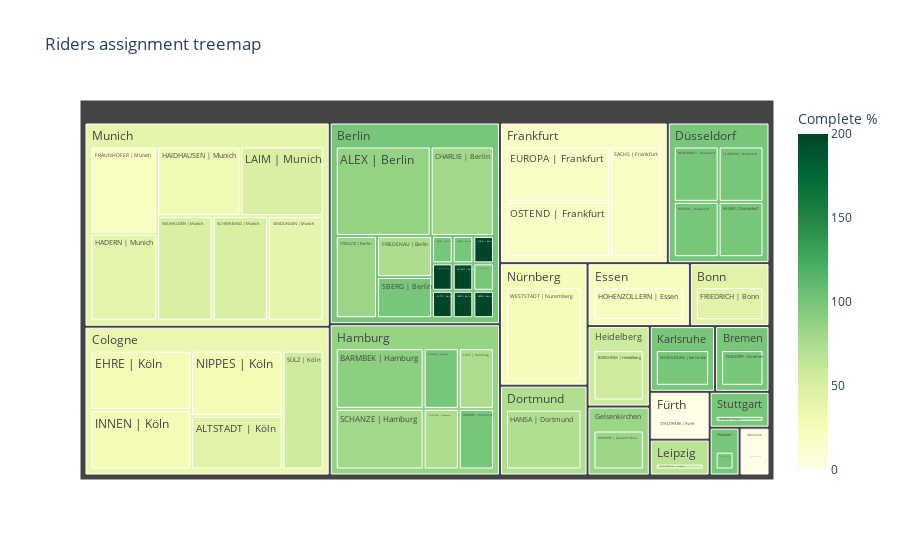

Notebook source saved alongside this figure:
### Code cell
df = warehouse_assigner.df_forecast
df['% complete'] = 100* (df['Assigned']) / df['Need']

fig = px.treemap(df.loc[(df.Need != 0) & (df.Week == 23)], 
                 path=['City', 'Warehouse'],
                 values= 'Need',
                 hover_data=['Assigned', '% complete'],
                 color = "% complete",
                color_continuous_scale=px.colors.sequential.YlGn,
                 title = 'Riders assignment treemap'
                )
fig.data[0].hovertemplate='<b></b>%{label}'+ '<br>Riders needed: %{value}'+'<br>Riders assigned: %{customdata[0]}'+ '<br> % complete: %{color}'
fig.update_layout(coloraxis_colorbar=dict(
    title="Complete %"
)
                 )
fig.write_html("assign_report_missing.html")
fig.show()

### Figure 1 — Plotly figure (JSON) as saved in the notebook; plotly's stock layout.template omitted (floating-point values rounded to 4 significant figures; data arrays with more than 128 entries replaced by an {"elided": "..."} marker saying what was removed)
{"data": [{"branchvalues": "total", "customdata": {"elided": "71x3 mixed values"}, "domain": {"x": [0, 1], "y": [0, 1]}, "hovertemplate": "<b></b>%{label}<br>Riders needed: %{value}<br>Riders assigned: %{customdata[0]}<br> % complete: %{color}", "ids": ["Berlin/ALEX | Berlin", "Cologne/ALTSTADT | Köln", "Gelsenkirchen/BAHNHOF | Gelsenkirchen", "Hamburg/BARMBEK | Hamburg", "Heidelberg/BERGHEIM | Heidelberg", "Berlin/BKIEZ | Berlin", "Berlin/CBURG | Berlin", "Berlin/CHARLIE | Berlin", "Düsseldorf/DERENDORF | Düsseldorf", "Offenbach/DOM | Offenbach", "Cologne/EHRE | Köln", "Hamburg/EIMSBUSH | Hamburg", "Frankfurt/EUROPA | Frankfurt", "Berlin/FHAIN | Berlin", "Bremen/FINDORFF | Bremen", "Düsseldorf/FLINGERN | Düsseldorf", "Munich/FRAUNHOFER | Munich", "Berlin/FRIEDENAU | Berlin", "Bonn/FRIEDRICH | Bonn", "Berlin/GBRUNNEN | Berlin", "Munich/HADERN | Munich", "Munich/HAIDHAUSEN | Munich", "Dortmund/HANSA | Dortmund", "Düsseldorf/HERZOG | Düsseldorf", "Hanover/HILDE | Hanover", "Essen/HOHENZOLLERN | Essen", "Cologne/INNEN | Köln", "Düsseldorf/KAISER | Düsseldorf", "Leipzig/KONSTANTIN | Leipzig", "Munich/LAIM | Munich", "Hamburg/LUFT | Hamburg", "Berlin/MITTE | Berlin", "Berlin/MOABIT | Berlin", "Karlsruhe/MUEHLBURG | Karlsruhe", "Munich/NEUHAUSEN | Munich", "Cologne/NIPPES | Köln", "Frankfurt/OSTEND | Frankfurt", "Hamburg/OTTENSEN | Hamburg", "Berlin/PANKOW | Berlin", "Berlin/PBERG | Berlin", "Stuttgart/ROTEBÜHL | Stuttgart", "Frankfurt/SACHS | Frankfurt", "Berlin/SBERG | Berlin", "Hamburg/SCHANZE | Hamburg", "Munich/SCHWABING | Munich", "Munich/SENDLINGEN | Munich", "Fürth/STADTPARK | Furth", "Berlin/STEGLITZ | Berlin", "Cologne/SÜLZ | Köln", "Nürnberg/WESTSTADT | Nuremberg", "Hamburg/WHOOD | Hamburg", "Berlin/XBERG | Berlin", "Berlin", "Bonn", "Bremen", "Cologne", "Dortmund", "Düsseldorf", "Essen", "Frankfurt", "Fürth", "Gelsenkirchen", "Hamburg", "Hanover", "Heidelberg", "Karlsruhe", "Leipzig", "Munich", "Nürnberg", "Offenbach", "Stuttgart"], "labels": ["ALEX | Berlin", "ALTSTADT | Köln", "BAHNHOF | Gelsenkirchen", "BARMBEK | Hamburg", "BERGHEIM | Heidelberg", "BKIEZ | Berlin", "CBURG | Berlin", "CHARLIE | Berlin", "DERENDORF | Düsseldorf", "DOM | Offenbach", "EHRE | Köln", "EIMSBUSH | Hamburg", "EUROPA | Frankfurt", "FHAIN | Berlin", "FINDORFF | Bremen", "FLINGERN | Düsseldorf", "FRAUNHOFER | Munich", "FRIEDENAU | Berlin", "FRIEDRICH | Bonn", "GBRUNNEN | Berlin", "HADERN | Munich", "HAIDHAUSEN | Munich", "HANSA | Dortmund", "HERZOG | Düsseldorf", "HILDE | Hanover", "HOHENZOLLERN | Essen", "INNEN | Köln", "KAISER | Düsseldorf", "KONSTANTIN | Leipzig", "LAIM | Munich", "LUFT | Hamburg", "MITTE | Berlin", "MOABIT | Berlin", "MUEHLBURG | Karlsruhe", "NEUHAUSEN | Munich", "NIPPES | Köln", "OSTEND | Frankfurt", "OTTENSEN | Hamburg", "PANKOW | Berlin", "PBERG | Berlin", "ROTEBÜHL | Stuttgart", "SACHS | Frankfurt", "SBERG | Berlin", "SCHANZE | Hamburg", "SCHWABING | Munich", "SENDLINGEN | Munich", "STADTPARK | Furth", "STEGLITZ | Berlin", "SÜLZ | Köln", "WESTSTADT | Nuremberg", "WHOOD | Hamburg", "XBERG | Berlin", "Berlin", "Bonn", "Bremen", "Cologne", "Dortmund", "Düsseldorf", "Essen", "Frankfurt", "Fürth", "Gelsenkirchen", "Hamburg", "Hanover", "Heidelberg", "Karlsruhe", "Leipzig", "Munich", "Nürnberg", "Offenbach", "Stuttgart"], "marker": {"coloraxis": "coloraxis", "colors": [86.67, 44.44, 83.33, 90, 57.14, 100, 100, 80, 100, 0, 27.27, 100, 18.18, 200, 100, 100, 20, 75, 42.86, 200, 40, 30, 72.73, 100, 100, 22.22, 27.27, 100, 66.67, 50, 75, 200, 200, 100, 50, 27.27, 18.18, 75, 100, 200, 100, 18.18, 100, 80, 50, 40, 0, 83.33, 55.56, 26.67, 100, 200, 100, 42.86, 100, 35.29, 72.73, 100, 22.22, 18.18, 0, 83.33, 86.11, 100, 57.14, 100, 66.67, 40, 26.67, 0, 100]}, "name": "", "parents": ["Berlin", "Cologne", "Gelsenkirchen", "Hamburg", "Heidelberg", "Berlin", "Berlin", "Berlin", "Düsseldorf", "Offenbach", "Cologne", "Hamburg", "Frankfurt", "Berlin", "Bremen", "Düsseldorf", "Munich", "Berlin", "Bonn", "Berlin", "Munich", "Munich", "Dortmund", "Düsseldorf", "Hanover", "Essen", "Cologne", "Düsseldorf", "Leipzig", "Munich", "Hamburg", "Berlin", "Berlin", "Karlsruhe", "Munich", "Cologne", "Frankfurt", "Hamburg", "Berlin", "Berlin", "Stuttgart", "Frankfurt", "Berlin", "Hamburg", "Munich", "Munich", "Fürth", "Berlin", "Cologne", "Nürnberg", "Hamburg", "Berlin", "", "", "", "", "", "", "", "", "", "", "", "", "", "", "", "", "", "", ""], "type": "treemap", "values": [15, 9, 6, 10, 7, 1, 1, 10, 5, 2, 11, 4, 11, 1, 5, 5, 10, 4, 7, 1, 10, 10, 11, 5, 2, 9, 11, 5, 3, 10, 4, 1, 1, 6, 10, 11, 11, 4, 1, 1, 3, 11, 4, 10, 10, 10, 4, 6, 9, 15, 4, 1, 48, 7, 5, 51, 11, 20, 9, 33, 4, 6, 36, 2, 7, 6, 3, 70, 15, 2, 3]}], "layout": {"coloraxis": {"colorbar": {"title": {"text": "Complete %"}}, "colorscale": [[0, "rgb(255,255,229)"], [0.125, "rgb(247,252,185)"], [0.25, "rgb(217,240,163)"], [0.375, "rgb(173,221,142)"], [0.5, "rgb(120,198,121)"], [0.625, "rgb(65,171,93)"], [0.75, "rgb(35,132,67)"], [0.875, "rgb(0,104,55)"], [1, "rgb(0,69,41)"]]}, "legend": {"tracegroupgap": 0}, "title": {"text": "Riders assignment treemap"}}}
